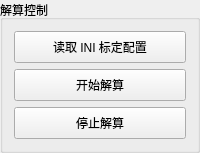
            <widget class="QGroupBox" name="groupBox_run">
              <property name="maximumSize">
                <size>
                  <width>16777215</width>
                  <height>170</height>
                </size>
              </property>
              <property name="title">
                <string>解算控制</string>
              </property>
              <layout class="QVBoxLayout" name="layout_RunControls">
                <item>
                  <widget class="QPushButton" name="pbtn_ConfigRead">
                    <property name="minimumSize">
                      <size>
                        <width>0</width>
                        <height>32</height>
                      </size>
                    </property>
                    <property name="text">
                      <string>读取 INI 标定配置</string>
                    </property>
                  </widget>
                </item>
                <item>
                  <widget class="QPushButton" name="pbtn_CalculationStart">
                    <property name="minimumSize">
                      <size>
                        <width>0</width>
                        <height>32</height>
                      </size>
                    </property>
                    <property name="text">
                      <string>开始解算</string>
                    </property>
                  </widget>
                </item>
                <item>
                  <widget class="QPushButton" name="pbtn_CalculationStop">
                    <property name="minimumSize">
                      <size>
                        <width>0</width>
                        <height>32</height>
                      </size>
                    </property>
                    <property name="text">
                      <string>停止解算</string>
                    </property>
                  </widget>
                </item>
              </layout>
            </widget>
